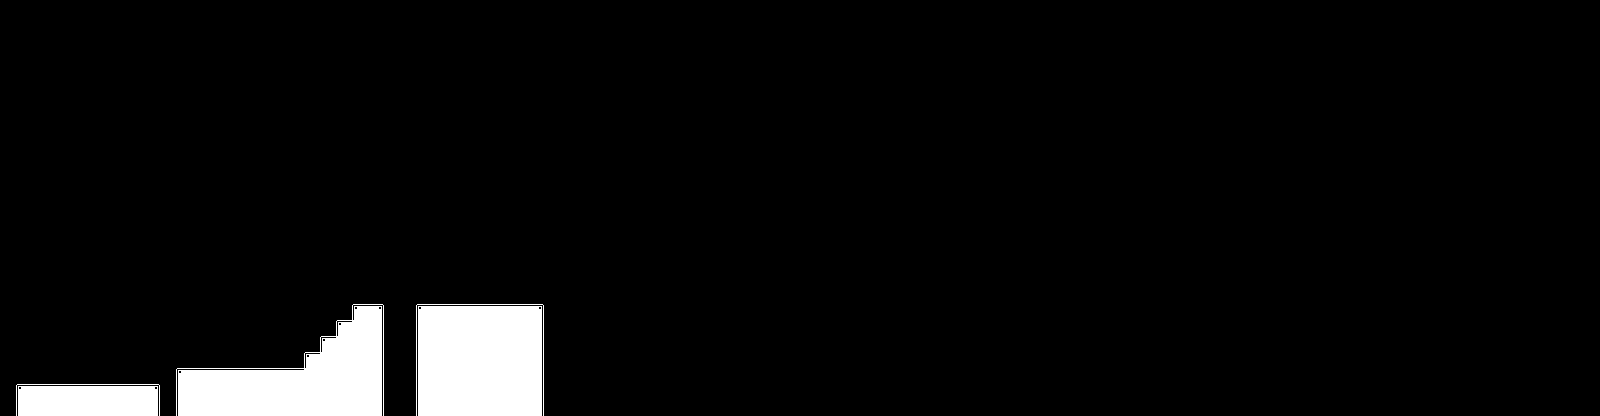

This game map was drawn from its Tiled (.tmx) file and the tilesets committed beside it. A one-line description and the trimmed map source follow:
An orthogonal 100x26 tile map with 16x16 px tiles, 1 tile layer (Platforms) and 11 objects.

<map version="1.5" tiledversion="1.7.2" orientation="orthogonal" renderorder="right-down" width="100" height="26" tilewidth="16" tileheight="16" infinite="0" nextlayerid="9" nextobjectid="147">
 <editorsettings>
  <export target="level1.json" format="json" />
 </editorsettings>
 <tileset firstgid="1" name="kenney_monochrome" tilewidth="16" tileheight="16" spacing="1" tilecount="400" columns="20">
  <image source="../tilesets/monochrome_tilemap_transparent.png" width="339" height="339" />
 </tileset>
 <layer id="1" name="Platforms" width="100" height="26">
  <data>[2600 cells, 127 non-empty, 6 distinct tile ids]</data>
 </layer>
 <objectgroup id="4" name="Enemies">
  <object id="135" gid="321" x="432" y="304" width="16" height="16" />
 </objectgroup>
 <objectgroup id="2" name="Spikes">
  <object id="139" gid="123" x="160" y="416" width="16" height="16" />
  <object id="140" gid="123" x="384" y="416" width="16" height="16" />
  <object id="141" gid="123" x="400" y="416" width="16" height="16" />
  <object id="142" gid="123" x="544" y="416" width="16" height="16" />
  <object id="143" gid="123" x="560" y="416" width="16" height="16" />
  <object id="144" gid="123" x="576" y="416" width="16" height="16" />
  <object id="145" gid="123" x="592" y="416" width="16" height="16" />
 </objectgroup>
 <objectgroup id="7" name="Player">
  <object id="138" gid="241" x="32" y="384" width="16" height="16" />
 </objectgroup>
 <objectgroup id="8" name="End_goal" />
 <objectgroup id="5" name="Enemy_collider">
  <object id="136" gid="94" x="400" y="304" width="16" height="16" />
  <object id="137" gid="93" x="544" y="304" width="16" height="16" />
 </objectgroup>
 <objectgroup id="6" name="Collectables" />
</map>
